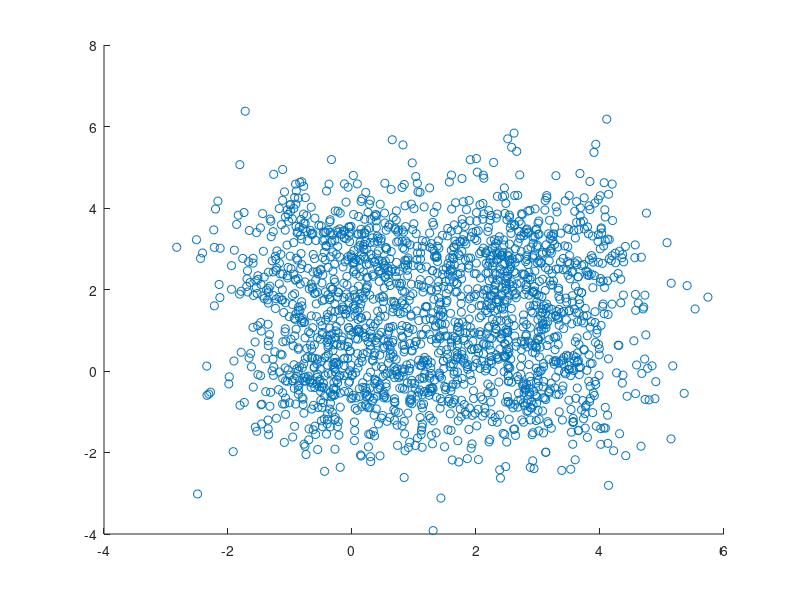

This chart was generated by the following MATLAB code: (Note: this script raises an error after producing the figure.)
%
%
%
%  Test the data density plot
%
%
x = randn(2048, 1);
y = randn(2048, 1);
x(1:512) = x(1:512) + 2.75;
x(1537:2048) = x(1537:2048) + 2.75;
y(1025:2048) = y(1025:2048) + 2.75;

% On scatter plot you probably can't see the data density
scatter(x, y);
% On data density plot the structure should be visible
DataDensityPlot(x, y, 20);
